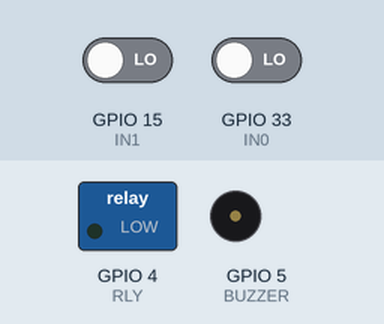
Simulated run of this sketch. Board: ESP32. Parts: switched loads named in the sketch (green lamp = pin HIGH), buzzer (waves = sounding, pin HIGH). The inputs (shaded band) are chosen by the test bench; at power-on: GPIO 15 (IN1) LOW, GPIO 33 (IN0) LOW.

Above: at 1.2 s.
1.3 s: GPIO 15 (IN1) driven HIGH
At 2.2 s:
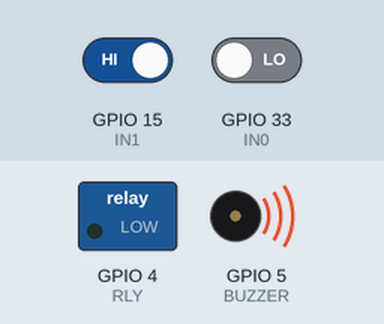
2.8 s: GPIO 33 (IN0) driven HIGH
At 3.5 s:
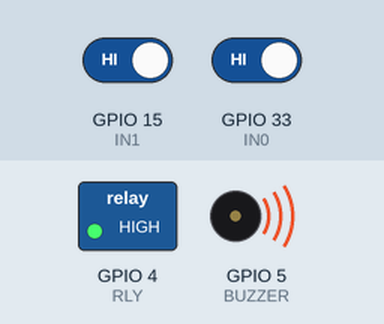
4.3 s: GPIO 15 (IN1) driven LOW
At 4.8 s:
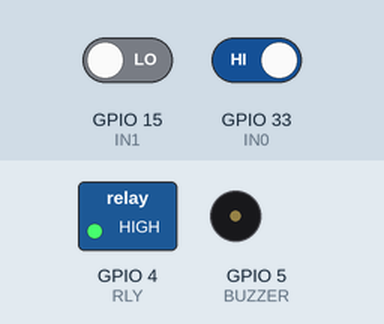
5.8 s: GPIO 33 (IN0) driven LOW
At 7.2 s:
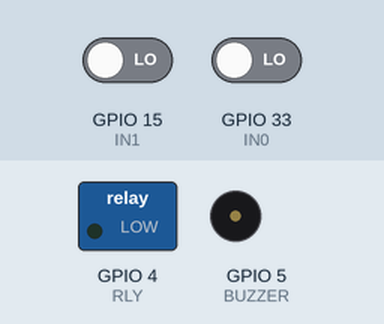
Timing chart, 0 to 8.3 s (numbered marks = the images above; inputs shaded):
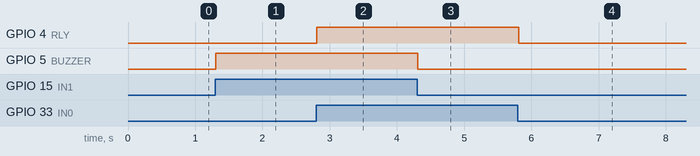

Measured:
- after the input at 1.3 s, GPIO 5 (BUZZER): LOW → HIGH at once
- after the input at 2.8 s, GPIO 4 (RLY): LOW → HIGH at once
- after the input at 4.3 s, GPIO 5 (BUZZER): HIGH → LOW at once
- after the input at 5.8 s, GPIO 4 (RLY): HIGH → LOW at once

The sketch:

inputsBUZZER_test.ino
```cpp
// ENTRADAS
const int DHT = 34;   // Sensor de temperatura
const int AOUT = 32;  // PIN Sensor de gas
const int DOUT = 16;  // PIN Sensor de gas
const int IN0 = 33;   // Entrada Digital 0
const int IN1 = 15;   // Entrada Digital 1
const int AI0 = 39;   // Entrada Analogica 0
const int AI1 = 36;   // Entrada Analogica 1

// SENSORES DE ULTRASONIDO
const int ECHO1 = 26;
const int TRIG1 = 25;
const int ECHO2 = 14;
const int TRIG2 = 27;
const int ECHO3 = 13;
const int TRIG3 = 12;

// SALIDAS
const int Q2 = 16;
const int Q3 = 17;
const int RLY = 4;
const int BUZZER = 5;

// I2C
// SCL = 22;
// SDA = 21;

void setup() {
  pinMode(IN0, INPUT);
  pinMode(IN1, INPUT);
  pinMode(RLY, OUTPUT);
  pinMode(BUZZER, OUTPUT);
}

void loop() {
  if (digitalRead(IN0) == HIGH) digitalWrite(RLY, HIGH);
  else digitalWrite(RLY, LOW);
  if (digitalRead(IN1) == HIGH) digitalWrite(BUZZER, HIGH);
  else digitalWrite(BUZZER, LOW);
  delay(20);
}
```
